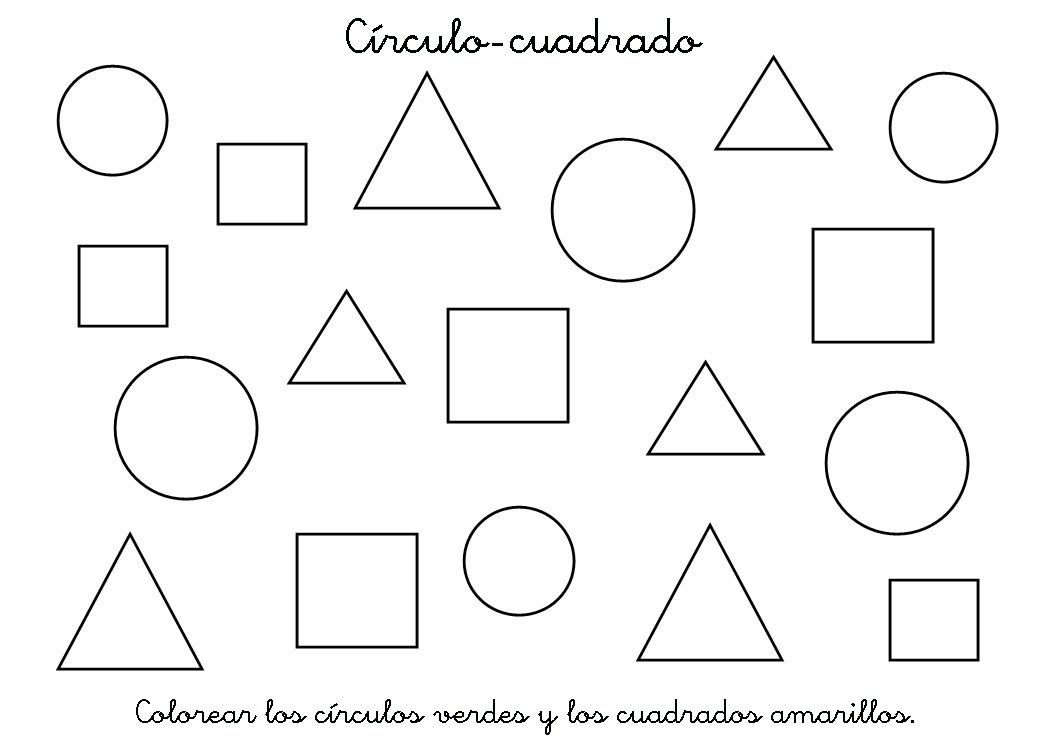
#> input picture 28_05_Practica_HubMoments/fig.jpg, 1050 x 740 px
$ jupyter execute HubMoment.ipynb
#> lines starting #> are read from the running program, lines starting #| are printed output that depends on the picture; after the words box and inside, x2 and y2 are one past the last pixel; in counts of white or black regions, pixels touching at a corner belong together
[cell 1]
import cv2
import numpy as np
import matplotlib.pyplot as plt

image = cv2.imread('fig.jpg')
#> image is the input picture: shape (740, 1050, 3); mean B, G, R 246.1, 246.2, 246.1
gray = cv2.cvtColor(image, cv2.COLOR_BGR2GRAY)
ret, bin = cv2.threshold(gray, 200, 255, cv2.THRESH_BINARY_INV)
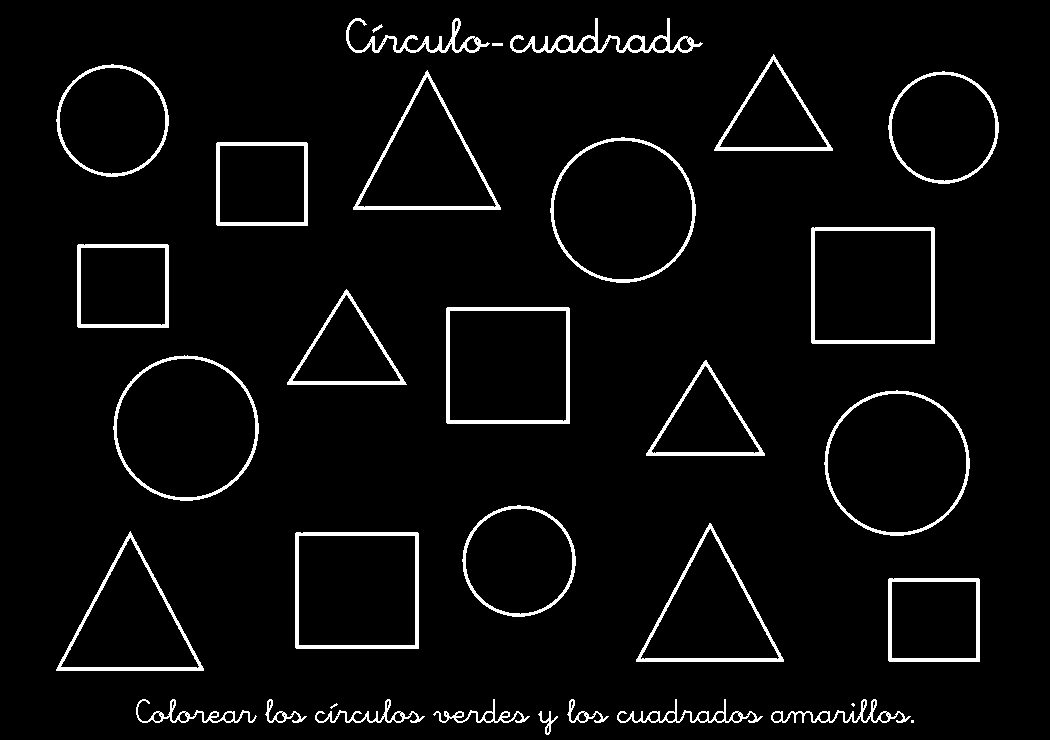
#> bin: shape (740, 1050); 4.2% white; 33 white regions (3 under 20 px)

contornos, jerarquia = cv2.findContours(bin, cv2.RETR_EXTERNAL, cv2.CHAIN_APPROX_SIMPLE)
#> contornos = 33 contours, 3 with area under 20; largest, box (x1, y1, x2, y2) and area: (550, 137, 696, 283) 16372, (824, 390, 970, 536) 16370, (113, 355, 259, 501) 16370, (446, 307, 570, 424) 14266, (811, 227, 935, 344) 14266; jerarquia = 33 rows, first 6: [1, -1, -1, -1], [2, 0, -1, -1], [3, 1, -1, -1], [4, 2, -1, -1], [5, 3, -1, -1], [6, 4, -1, -1]

for i, cnt in enumerate(contornos):
    M = cv2.moments(cnt)
    if M['m00'] != 0:
        cx = int(M['m10'] / M['m00'])
        cy = int(M['m01'] / M['m00'])
    else:
        cx, cy = 0, 0

    cv2.circle(image, (cx, cy), 5, (0, 255, 0), -1)

    area = cv2.contourArea(cnt)
    perimetro = cv2.arcLength(cnt, True)

    epsilon = 0.02 * perimetro
    approx = cv2.approxPolyDP(cnt, epsilon, True)

    vertices = len(approx)
    if vertices == 3:
        forma = "Triángulo"
    elif vertices == 4:
        x, y, w, h = cv2.boundingRect(approx)
        aspect_ratio = float(w) / h
        forma = "Cuadrado" if 0.95 < aspect_ratio < 1.05 else "Rectángulo"
    elif vertices == 5:
        forma = "Pentágono"
    elif vertices == 6:
        forma = "Hexágono"
    elif vertices > 6:
        forma = "Círculo"
    else:
        forma = f"{vertices} lados"

    hu = cv2.HuMoments(M).flatten()

    cv2.drawContours(image, [approx], -1, (255, 0, 0), 2)
    cv2.putText(image, forma, (cx - 40, cy - 10), cv2.FONT_HERSHEY_SIMPLEX, 0.6, (0, 0, 255), 2)

    print(f'Contorno {i+1}: Perímetro={perimetro:.2f}, Área={area:.2f}, Vértices={vertices}, Forma={forma}')
#> this loop made 33 passes
#> (cx, cy, area, perimetro, epsilon, approx, vertices, x) on passes 12, 13, 20, 22, 23, 24, 30: (933, 619, 7550.5, 347.1, 6.94, [[888, 579], [889, 661], [979, 661], [978, 578]], 4, 888), (356, 590, 14264.5, 477.1, 9.54, [[295, 533], [296, 648], [418, 648], [417, 532]], 4, 295), (507, 365, 14266.5, 476.2, 9.52, [[446, 308], [447, 423], [569, 423], [568, 307]], 4, 446), (122, 285, 7550.5, 347.1, 6.94, [[77, 245], [78, 327], [168, 327], [167, 244]], 4, 77), (872, 285, 14265.5, 477.1, 9.54, [[811, 228], [812, 343], [934, 343], [933, 227]], 4, 811), (261, 183, 7551.5, 346.2, 6.92, [[216, 143], [217, 225], [307, 225], [306, 142]], 4, 216), (497, 44, 20, 24, 0.48, [[492, 43], [492, 45], [502, 45], [502, 43]], 4, 492)
#> (cx, cy, area, perimetro, epsilon, vertices, forma, hu) on passes 5 to 10: (840, 714, 664, 600.4, 12.01, 7, 'Círculo', [2.5, 5.87, 1.32, 1.03, 1.2, 2.48, -0.00794]), (692, 716, 751.5, 579.6, 11.59, 8, 'Círculo', [1.84, 3.25, 0.106, 0.0985, 0.01, 0.176, -0.000272]), (582, 714, 221, 179.3, 3.59, 13, 'Círculo', [0.646, 0.19, 0.159, 0.0279, 0.000726, 0.00253, 0.00171]), (483, 715, 388.5, 408.9, 8.18, 12, 'Círculo', [1.51, 2.07, 0.154, 0.13, 0.0183, 0.186, -0.000781]), (375, 715, 404, 482.4, 9.65, 6, 'Hexágono', [2.16, 4.13, 3.05, 2.71, 7.8, 5.49, -0.281]), (280, 714, 221, 179.3, 3.59, 13, 'Círculo', [0.646, 0.19, 0.159, 0.0279, 0.000726, 0.00253, 0.00171])
#| Contorno 1: Perímetro=8.00, Área=4.00, Vértices=4, Forma=Cuadrado
#| Contorno 2: Perímetro=106.08, Área=98.00, Vértices=12, Forma=Círculo
#| Contorno 3: Perímetro=9.07, Área=5.50, Vértices=6, Forma=Hexágono
#| Contorno 4: Perímetro=18.14, Área=9.00, Vértices=6, Forma=Hexágono
#| Contorno 5: Perímetro=600.36, Área=664.00, Vértices=7, Forma=Círculo
#| Contorno 6: Perímetro=579.63, Área=751.50, Vértices=8, Forma=Círculo
#| Contorno 7: Perímetro=179.34, Área=221.00, Vértices=13, Forma=Círculo
#| Contorno 8: Perímetro=408.92, Área=388.50, Vértices=12, Forma=Círculo
#> (further printed lines are left out)
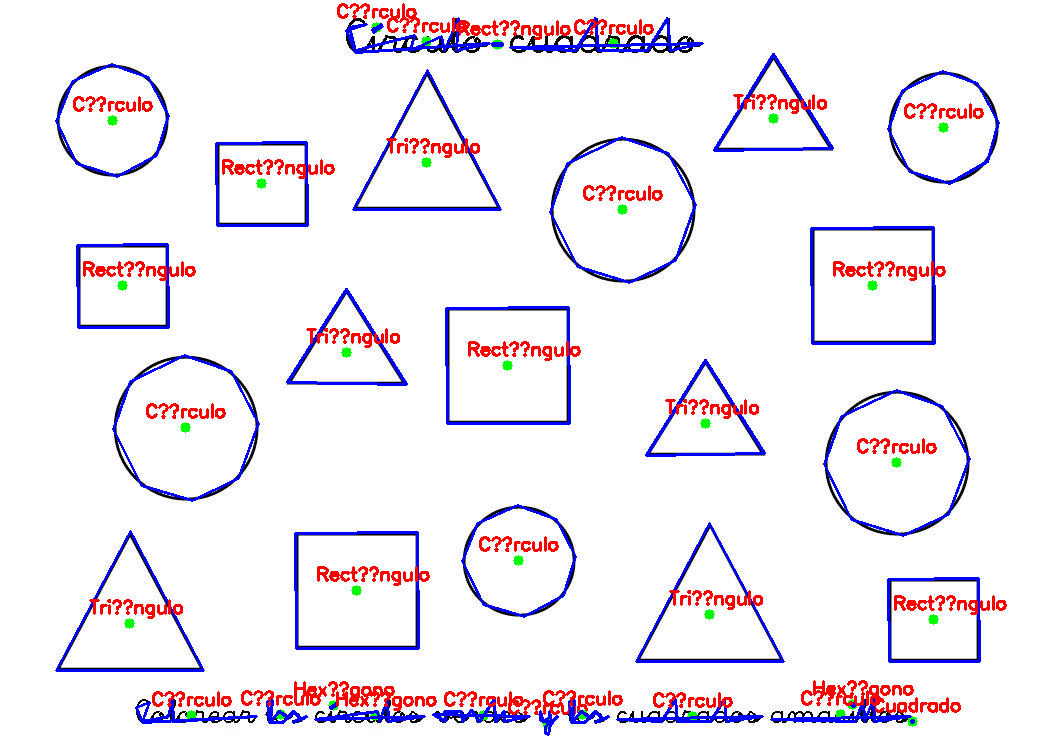
#> image: shape (740, 1050, 3); 6.49% of pixels changed, all inside (x1, y1, x2, y2) = (55, 3, 1007, 736)

plt.figure(figsize=(10, 5))
plt.subplot(121)
plt.title("Clasificación")
plt.imshow(cv2.cvtColor(image, cv2.COLOR_BGR2RGB))
plt.subplot(122)
plt.title("Binaria")
plt.imshow(bin, cmap='gray')
plt.show()
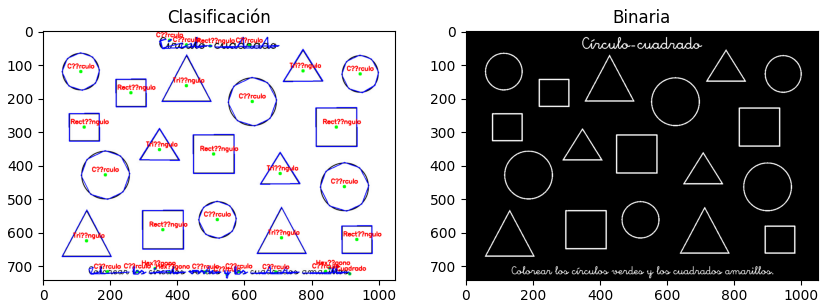
#> figure drawn by matplotlib, 2 panels

[cell 2]
import cv2
import numpy as np
import matplotlib.pyplot as plt

image = cv2.imread('fig.jpg')
gray = cv2.cvtColor(image, cv2.COLOR_BGR2GRAY)
ret, bin = cv2.threshold(gray, 200, 255, cv2.THRESH_BINARY_INV)

contornos, jerarquia = cv2.findContours(bin, cv2.RETR_EXTERNAL, cv2.CHAIN_APPROX_SIMPLE)

for i, cnt in enumerate(contornos):
    M = cv2.moments(cnt)
    if M['m00'] != 0:
        cx = int(M['m10'] / M['m00'])
        cy = int(M['m01'] / M['m00'])
    else:
        cx, cy = 0, 0

    cv2.circle(image, (cx, cy), 5, (0, 255, 0), -1)

    area = cv2.contourArea(cnt)
    perimetro = cv2.arcLength(cnt, True)

    epsilon = 0.02 * perimetro
    approx = cv2.approxPolyDP(cnt, epsilon, True)

    vertices = len(approx)
    if vertices == 3:
        forma = "Triángulo"
    elif vertices == 4:
        x, y, w, h = cv2.boundingRect(approx)
        aspect_ratio = float(w) / h
        forma = "Cuadrado" if 0.95 < aspect_ratio < 1.05 else "Rectángulo"
    elif vertices > 6:
        forma = "Círculo"
    else:
        forma = "Otro"

    hu = cv2.HuMoments(M).flatten()

    cv2.drawContours(image, [approx], -1, (255, 0, 0), 2)
    cv2.putText(image, forma, (cx - 30, cy - 10), cv2.FONT_HERSHEY_SIMPLEX, 0.6, (0, 0, 255), 2)

    print(f'Contorno {i+1}: Perímetro={perimetro:.2f}, Área={area:.2f}, Forma={forma}, Momentos de Hu={hu}')
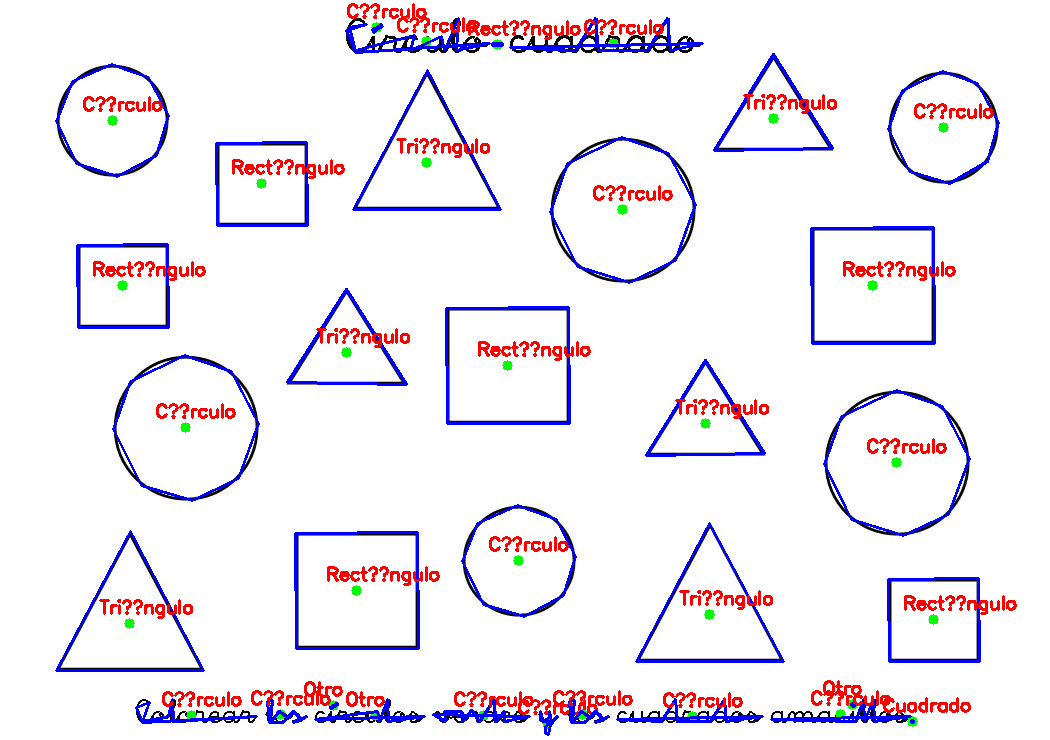
#> image: shape (740, 1050, 3); 6.35% of pixels changed, all inside (x1, y1, x2, y2) = (55, 3, 1017, 736)

plt.figure(figsize=(10, 5))
plt.subplot(121)
plt.title("Clasificación")
plt.imshow(cv2.cvtColor(image, cv2.COLOR_BGR2RGB))
plt.subplot(122)
plt.title("Binaria")
plt.imshow(bin, cmap='gray')
plt.show()
